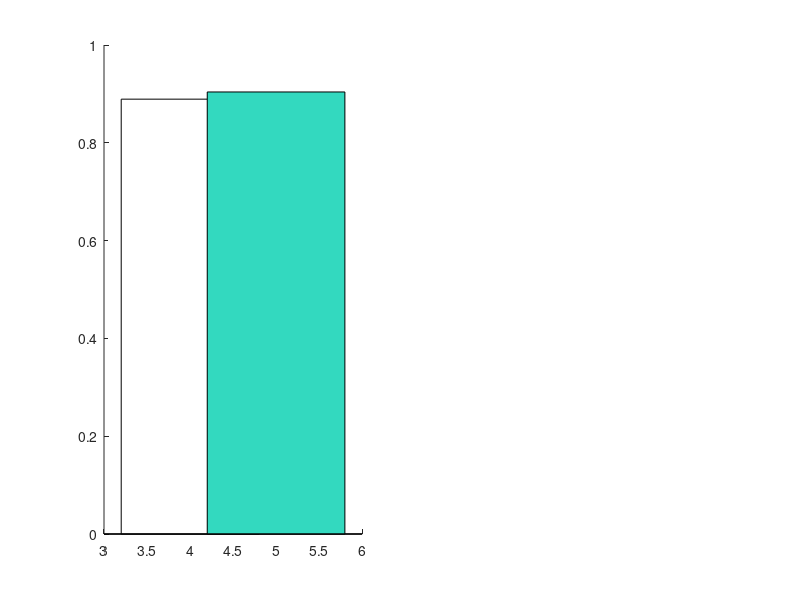

Reproduce this figure in MATLAB. (Note: this script raises an error after producing the figure.)
%% bar and dots.

red=[ 0.85    0.20   0.20];
blue=[ 0.3    0.65    0.8];
orange= [0.9, 0.3,  0];
gray=[.4, .4, .4];
green=[  0.2,  0.85,0.75];
yellow=[1, 0.95, 0.4];
pink= [0.9, 0.3,  0.6];


L =[ 0.9551    0.8871    0.9040    0.8696
    0.8060    0.5676    0.5938    0.6017
    0.2019    0.0949    0.0669    0.2162];

nL=[
    0.9437    0.8412    0.9434    0.8287
    0.8276    0.6667    0.6196    0.6306
    0.2139    0.1423    0.0991    0.2353];
    

Lc=[0.8914728682	0.9142857143	0.869047619	0.9504950495
0.7857142857	0.7916666667	0.6607142857	0.5903614458
0.1843575419	0.2882882883	0.1129032258	0.2050359712]

nLc=[0.9285714286	0.8309859155	0.8787878788	0.8367346939
0.7578947368	0.7647058824	0.8	0.6375
0.1652661064	0.2764976959	0.133105802	0.2218543046]
 
figure(10)
subplot(121)
for i=1:length(L(:, 1))
hold on
bar(1+i*3, mean(nL(i, :)), 'FaceColor', 'w')
bar(2+i*3, mean(L(i, :)), 'FaceColor', green)
errorbar([1, 2]+i*3, [mean(nL(i, :)),mean(L(i, :))], [std(nL(i, :)),std(L(i, :))], 'LineStyle', 'none' , 'Color', 'k')
    for ii=1:length(L(1, :))
      plot([1,2]+i*3,[nL(i, ii),L(i, ii)],'-or',...
           'MarkerFaceColor',[1,0.5,0.5])
    end
         set(gca,'xtick',[]);

  [h, p]=ttest(L(i, :),nL(i, :));
if h==1
    t=text(1.5+i*3, 1.2*max([mean(nL(i, :))+std(nL(i, :)), mean(L(i, :))+std(L(i, :))]) , ['*'], 'FontSize', 14)
  
end
end



subplot(122)

for i=1:length(Lc(:, 1))
hold on
bar(1+i*3, mean(nLc(i, :)), 'FaceColor', 'w')
bar(2+i*3, mean(Lc(i, :)), 'FaceColor', green)
errorbar([1, 2]+i*3, [mean(nLc(i, :)),mean(Lc(i, :))], [std(nLc(i, :)),std(Lc(i, :))], 'LineStyle', 'none' , 'Color', 'k')
    for ii=1:length(Lc(1, :))
      plot([1,2]+i*3,[nLc(i, ii),Lc(i, ii)],'-or',...
           'MarkerFaceColor',[1,0.5,0.5])
    end
     set(gca,'xtick',[]);

  [h, p]=ttest(Lc(i, :),nLc(i, :));
if h==1
    t=text(1.5+i*3, 1.2*max([mean(nLc(i, :))+std(nLc(i, :)), mean(Lc(i, :))+std(Lc(i, :))]) , ['*', num2str(round(100*p)/100)], 'FontSize', 14)
  
end
end

